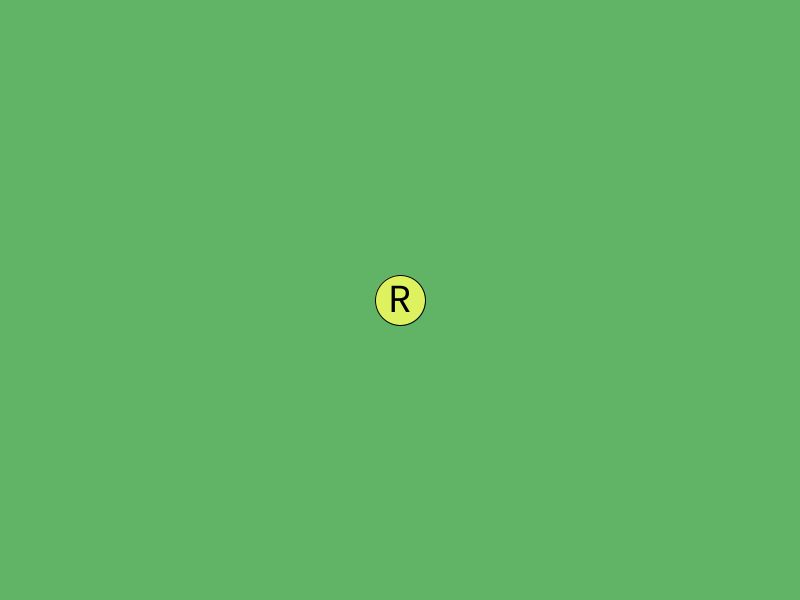
Frame 1 (no input)
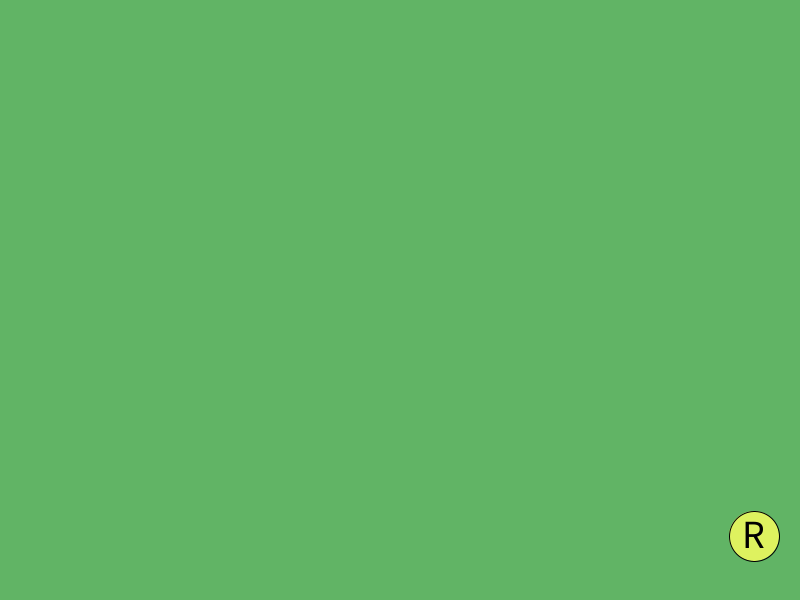
Frame 60 (the mouse pressed at the canvas centre just before this capture)
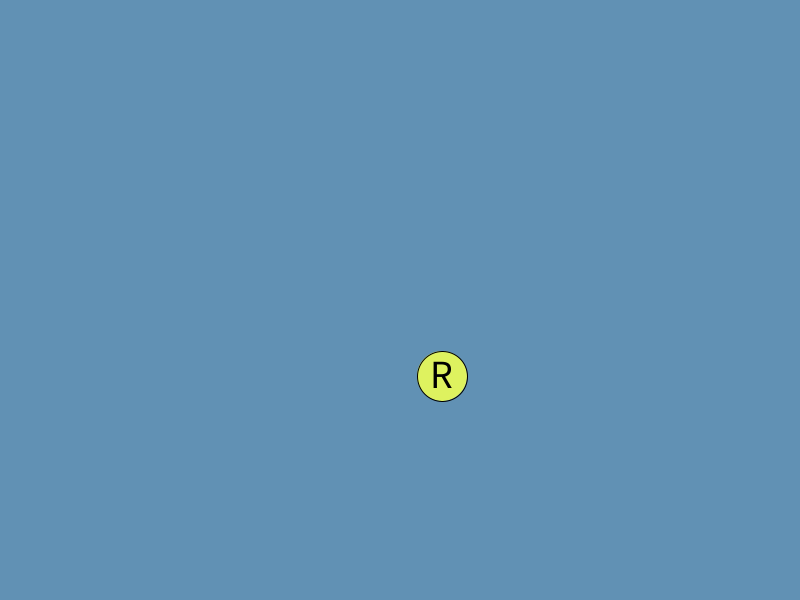
Frame 120 (the mouse held since frame 60 and released just before this capture)

The Processing sketch that drew these frames (run headless with seeded random() and noise(); from frame 60 on, the mouse is pressed at the canvas centre):

// Processing sketch: Bouncer
// ── Bouncer.pde
/*
  Name: Bouncer
 Author: Rodrick Moore
 Date: 10/8/19
 Description:  A yellow circle moves around a blue screen diagonally.
 The circle has your first name initial inside of it in black text.
 When the circle touches any edge of the screen it will bounce off of
 the edge to stay in the screen.  When you press the space bar the circle
 will also bounce anywhere on the screen.  When the mouse is pressed the
 color of the window will toggle between blue and green.
 */
int rectX, rectY, rxSpeed, rySpeed, winColor;

void setup()
{
  size(800, 600);
  rectX = width/2;
  rectY = height/2;
  rxSpeed = 6;
  rySpeed = 4;
  winColor = #61B465;
}

void draw()
{
  background(winColor);
  fill(#DEF25F);
  ellipse(rectX, rectY, 50, 50);
  
  fill(0);
  textSize(40);
  text('R', rectX-12, rectY+12);

  rectX += rxSpeed;
  rectY += rySpeed;

  if (rectX >= width - 25 || rectX <= 25)
  {
    turnX();
  }
  if (rectY >= height -25 || rectY <= 25){
    turnY();
  }
}


void keyPressed()
{
  if (random(2) % 2 == 0) {
    turnY();
  } else {
    turnX();
  }
}

void mousePressed(){
  if(winColor == #61B465) {
    winColor = #6191B4;
  } else {
   winColor = #61B465; 
  }
}

void turnX() {
  rxSpeed *= -1;
}

void turnY() {
  rySpeed *= -1;
}
